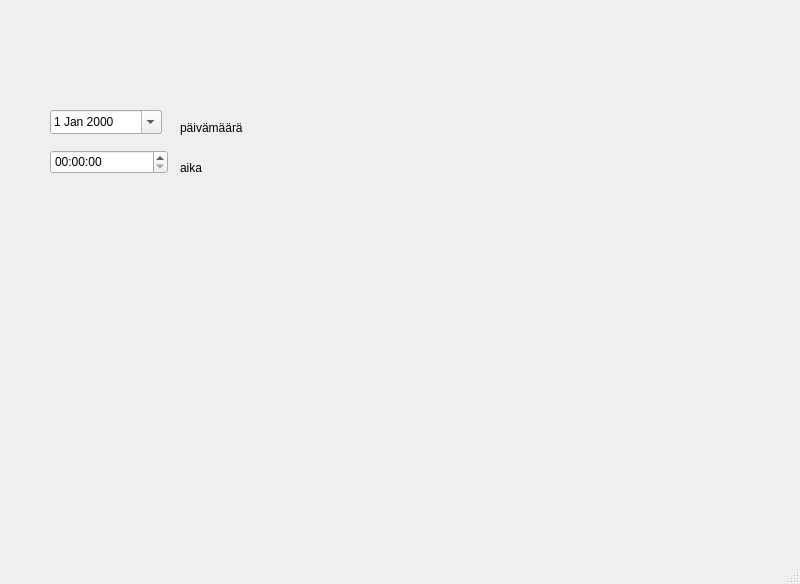
<?xml version="1.0" encoding="UTF-8"?>
<ui version="4.0">
 <class>MainWindow</class>
 <widget class="QMainWindow" name="MainWindow">
  <property name="geometry">
   <rect>
    <x>0</x>
    <y>0</y>
    <width>800</width>
    <height>584</height>
   </rect>
  </property>
  <property name="windowTitle">
   <string>MainWindow</string>
  </property>
  <widget class="QWidget" name="centralwidget">
   <widget class="QDateEdit" name="dateEdit">
    <property name="geometry">
     <rect>
      <x>50</x>
      <y>110</y>
      <width>112</width>
      <height>24</height>
     </rect>
    </property>
    <property name="calendarPopup">
     <bool>true</bool>
    </property>
   </widget>
   <widget class="QLabel" name="dateLabel">
    <property name="geometry">
     <rect>
      <x>180</x>
      <y>120</y>
      <width>71</width>
      <height>16</height>
     </rect>
    </property>
    <property name="text">
     <string>päivämäärä</string>
    </property>
   </widget>
   <widget class="QTimeEdit" name="timeEdit">
    <property name="geometry">
     <rect>
      <x>50</x>
      <y>150</y>
      <width>118</width>
      <height>24</height>
     </rect>
    </property>
    <property name="calendarPopup">
     <bool>true</bool>
    </property>
   </widget>
   <widget class="QLabel" name="timeLabel">
    <property name="geometry">
     <rect>
      <x>180</x>
      <y>160</y>
      <width>49</width>
      <height>16</height>
     </rect>
    </property>
    <property name="text">
     <string>aika</string>
    </property>
   </widget>
  </widget>
  <widget class="QMenuBar" name="menubar">
   <property name="geometry">
    <rect>
     <x>0</x>
     <y>0</y>
     <width>800</width>
     <height>33</height>
    </rect>
   </property>
  </widget>
  <widget class="QStatusBar" name="statusbar"/>
 </widget>
 <resources/>
 <connections/>
</ui>
